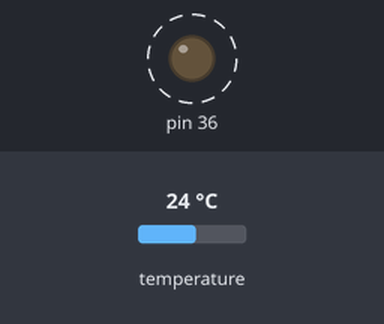
This program was run on a simulated Raspberry Pi (header pin numbers). Shown: output pins drawn as LEDs (lit = HIGH). Dashed ring = blinking. The inputs (shaded band) are chosen by the test bench; at power-on: temperature 24 °C. What the program prints to the terminal is not drawn.

Above: at 0.9 s.
Timing chart, 0 to 5.4 s (numbered marks = the images above):
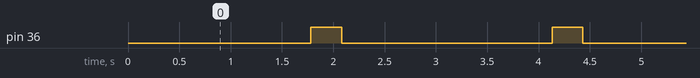

Measured:
- by itself, pin 36: alternates HIGH for 0.30 s and LOW for 2.1 s

The program:

temp_info_save_to_file.py
```python
import os
import glob
from time import sleep
import RPi.GPIO as GPIO

#Setting up GPIO for LED
GPIO.setwarnings(False) # Ignore warning for now
GPIO.setmode(GPIO.BOARD) # Use physical pin numbering
GPIO.setup(36, GPIO.OUT, initial=GPIO.LOW) # Set pin 36 to be an output pin and set initial value to low (off)

#Default 1-wire Bus @ pin 4
#Setting up 1-wire Bus
os.system('modprobe w1-gpio')
os.system('modprobe w1-therm')

base_dir = '/sys/bus/w1/devices/'
device_folder = glob.glob(base_dir + '28*')[0]
device_file = device_folder + '/w1_slave'

def read_temp_raw():
    f = open(device_file, 'r')
    lines = f.readlines()
    f.close()
    return lines

def read_temp():
    lines = read_temp_raw()
    while lines[0].strip()[-3:] != 'YES':
        sleep(0.2)
        lines = read_temp_raw()
    equals_pos = lines[1].find('t=')
    if equals_pos != -1:
        temp_string = lines[1][equals_pos+2:]
        temp_c = float(temp_string) / 1000.0
        temp_f = temp_c * 9.0 / 5.0 + 32.0
        return temp_c, temp_f

while True:
     print(read_temp())
     sleep(1)
     GPIO.output(36, GPIO.HIGH) # Turn on
     sleep(0.3) # Sleep for 1 second
     GPIO.output(36, GPIO.LOW) # Turn off
     sleep(0.3) # Sleep for 1 second
```
